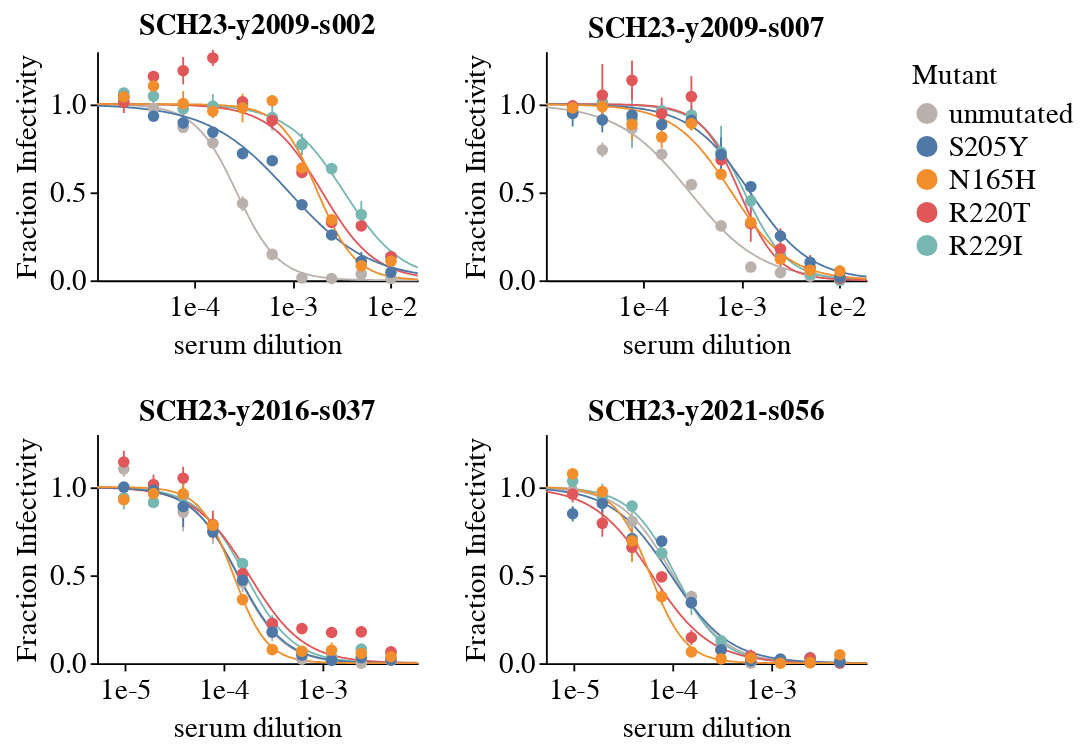

Notebook code cell kept with this figure:
### Code cell
# just destabilizing mutants and unmutated
colors = {
    'unmutated' : '#BAB0AC',
    'S205Y' : '#4E79A7',
    'N165H' : '#F28E2B',
    'R220T' : '#E15759',
    'R229I' : '#76B7B2',
}

plot_neutcurve(
    fits1_df.query('virus in ["unmutated", "R229I", "N165H", "R220T", "S205Y"]'),
    colors
)

### Figure 1 — Vega-Lite specification as saved in the notebook (floating-point values rounded to 4 significant figures; data arrays with more than 128 entries replaced by an {"elided": "..."} marker saying what was removed)
{"config": {"background": "white", "title": {"fontSize": 20, "fontWeight": "normal", "font": "Helvetica", "anchor": "start", "color": "#000000", "orient": "top", "offset": 5, "subtitleColor": "gray", "subtitleFont": "Helvetica", "subtitleFontWeight": "normal", "subtitleFontSize": 18, "subtitlePadding": 2}, "axis": {"domain": true, "domainColor": "black", "domainWidth": 1, "grid": false, "gridColor": "#DEDDDD", "gridWidth": 0.5, "labelFont": "Helvetica", "labelFontSize": 16, "labelFlush": false, "labelFontWeight": "normal", "labelPadding": 2, "tickColor": "black", "tickSize": 4, "tickCount": 3, "tickWidth": 1, "titleFont": "Helvetica", "titleAlign": "center", "titleFontWeight": "normal", "titleFontSize": 16, "titlePadding": 5}, "legend": {"labelFont": "Helvetica", "labelFontSize": 16, "symbolSize": 100, "titleFont": "Helvetica", "titleFontSize": 16, "titleFontWeight": "normal", "padding": 5, "titleLimit": 200, "gradientLength": 100}, "range": {"category": ["#4e79a7", "#f28e2c", "#e15759", "#76b7b2", "#59a14f", "#edc949", "#af7aa1", "#ff9da7", "#9c755f", "#bab0ab"], "diverging": ["#c7e9b4", "#7fcdbb", "#41b6c4", "#1d91c0", "#225ea8", "#253494"]}, "view": {"stroke": "white", "strokeWidth": 0}, "text": {"font": "Helvetica", "fontSize": 16}}, "vconcat": [{"hconcat": [{"layer": [{"mark": {"type": "errorbar", "opacity": 1}, "encoding": {"color": {"field": "virus", "scale": {"domain": ["unmutated", "S205Y", "N165H", "R220T", "R229I"], "range": ["#BAB0AC", "#4E79A7", "#F28E2B", "#E15759", "#76B7B2"]}, "title": "Mutant", "type": "nominal"}, "x": {"axis": {"format": ".0e", "tickCount": 3}, "field": "concentration", "scale": {"domain": [1.047e-05, 0.01866], "type": "log"}, "title": "serum dilution", "type": "quantitative"}, "y": {"field": "lower", "title": "Fraction Infectivity", "type": "quantitative"}, "y2": {"field": "upper"}}}, {"mark": {"type": "line", "size": 1}, "encoding": {"color": {"field": "virus", "scale": {"domain": ["unmutated", "S205Y", "N165H", "R220T", "R229I"], "range": ["#BAB0AC", "#4E79A7", "#F28E2B", "#E15759", "#76B7B2"]}, "title": "Mutant", "type": "nominal"}, "x": {"axis": {"format": ".0e", "tickCount": 3}, "field": "concentration", "scale": {"domain": [1.047e-05, 0.01866], "type": "log"}, "title": "serum dilution", "type": "quantitative"}, "y": {"axis": {"values": [0, 0.5, 1]}, "field": "fit", "scale": {"domain": [0, 1.3]}, "title": "Fraction Infectivity", "type": "quantitative"}}}, {"mark": {"type": "circle", "opacity": 1, "size": 40}, "encoding": {"color": {"field": "virus", "scale": {"domain": ["unmutated", "S205Y", "N165H", "R220T", "R229I"], "range": ["#BAB0AC", "#4E79A7", "#F28E2B", "#E15759", "#76B7B2"]}, "title": "Mutant", "type": "nominal"}, "x": {"axis": {"format": ".0e", "tickCount": 3}, "field": "concentration", "scale": {"domain": [1.047e-05, 0.01866], "type": "log"}, "title": "serum dilution", "type": "quantitative"}, "y": {"field": "measurement", "title": "Fraction Infectivity", "type": "quantitative"}}}], "data": {"name": "data-4e81451e27bd14c3698baecfc7e39301"}, "height": 125, "title": {"text": "SCH23-y2009-s002", "anchor": "middle", "fontSize": 16, "fontWeight": "bold"}, "width": 175}, {"layer": [{"mark": {"type": "errorbar", "opacity": 1}, "encoding": {"color": {"field": "virus", "scale": {"domain": ["unmutated", "S205Y", "N165H", "R220T", "R229I"], "range": ["#BAB0AC", "#4E79A7", "#F28E2B", "#E15759", "#76B7B2"]}, "title": "Mutant", "type": "nominal"}, "x": {"axis": {"format": ".0e", "tickCount": 3}, "field": "concentration", "scale": {"domain": [1.047e-05, 0.01866], "type": "log"}, "title": "serum dilution", "type": "quantitative"}, "y": {"field": "lower", "title": "Fraction Infectivity", "type": "quantitative"}, "y2": {"field": "upper"}}}, {"mark": {"type": "line", "size": 1}, "encoding": {"color": {"field": "virus", "scale": {"domain": ["unmutated", "S205Y", "N165H", "R220T", "R229I"], "range": ["#BAB0AC", "#4E79A7", "#F28E2B", "#E15759", "#76B7B2"]}, "title": "Mutant", "type": "nominal"}, "x": {"axis": {"format": ".0e", "tickCount": 3}, "field": "concentration", "scale": {"domain": [1.047e-05, 0.01866], "type": "log"}, "title": "serum dilution", "type": "quantitative"}, "y": {"axis": {"values": [0, 0.5, 1]}, "field": "fit", "scale": {"domain": [0, 1.3]}, "title": "Fraction Infectivity", "type": "quantitative"}}}, {"mark": {"type": "circle", "opacity": 1, "size": 40}, "encoding": {"color": {"field": "virus", "scale": {"domain": ["unmutated", "S205Y", "N165H", "R220T", "R229I"], "range": ["#BAB0AC", "#4E79A7", "#F28E2B", "#E15759", "#76B7B2"]}, "title": "Mutant", "type": "nominal"}, "x": {"axis": {"format": ".0e", "tickCount": 3}, "field": "concentration", "scale": {"domain": [1.047e-05, 0.01866], "type": "log"}, "title": "serum dilution", "type": "quantitative"}, "y": {"field": "measurement", "title": "Fraction Infectivity", "type": "quantitative"}}}], "data": {"name": "data-45fea0d1afe9f32b5d7b053d94ff5fa3"}, "height": 125, "title": {"text": "SCH23-y2009-s007", "anchor": "middle", "fontSize": 16, "fontWeight": "bold"}, "width": 175}]}, {"hconcat": [{"layer": [{"mark": {"type": "errorbar", "opacity": 1}, "encoding": {"color": {"field": "virus", "scale": {"domain": ["unmutated", "S205Y", "N165H", "R220T", "R229I"], "range": ["#BAB0AC", "#4E79A7", "#F28E2B", "#E15759", "#76B7B2"]}, "title": "Mutant", "type": "nominal"}, "x": {"axis": {"format": ".0e", "tickCount": 3}, "field": "concentration", "scale": {"domain": [5.233e-06, 0.00933], "type": "log"}, "title": "serum dilution", "type": "quantitative"}, "y": {"field": "lower", "title": "Fraction Infectivity", "type": "quantitative"}, "y2": {"field": "upper"}}}, {"mark": {"type": "line", "size": 1}, "encoding": {"color": {"field": "virus", "scale": {"domain": ["unmutated", "S205Y", "N165H", "R220T", "R229I"], "range": ["#BAB0AC", "#4E79A7", "#F28E2B", "#E15759", "#76B7B2"]}, "title": "Mutant", "type": "nominal"}, "x": {"axis": {"format": ".0e", "tickCount": 3}, "field": "concentration", "scale": {"domain": [5.233e-06, 0.00933], "type": "log"}, "title": "serum dilution", "type": "quantitative"}, "y": {"axis": {"values": [0, 0.5, 1]}, "field": "fit", "scale": {"domain": [0, 1.3]}, "title": "Fraction Infectivity", "type": "quantitative"}}}, {"mark": {"type": "circle", "opacity": 1, "size": 40}, "encoding": {"color": {"field": "virus", "scale": {"domain": ["unmutated", "S205Y", "N165H", "R220T", "R229I"], "range": ["#BAB0AC", "#4E79A7", "#F28E2B", "#E15759", "#76B7B2"]}, "title": "Mutant", "type": "nominal"}, "x": {"axis": {"format": ".0e", "tickCount": 3}, "field": "concentration", "scale": {"domain": [5.233e-06, 0.00933], "type": "log"}, "title": "serum dilution", "type": "quantitative"}, "y": {"field": "measurement", "title": "Fraction Infectivity", "type": "quantitative"}}}], "data": {"name": "data-d6ff1dd04fe2fc1e66bf522ed3a6c042"}, "height": 125, "title": {"text": "SCH23-y2016-s037", "anchor": "middle", "fontSize": 16, "fontWeight": "bold"}, "width": 175}, {"layer": [{"mark": {"type": "errorbar", "opacity": 1}, "encoding": {"color": {"field": "virus", "scale": {"domain": ["unmutated", "S205Y", "N165H", "R220T", "R229I"], "range": ["#BAB0AC", "#4E79A7", "#F28E2B", "#E15759", "#76B7B2"]}, "title": "Mutant", "type": "nominal"}, "x": {"axis": {"format": ".0e", "tickCount": 3}, "field": "concentration", "scale": {"domain": [5.233e-06, 0.00933], "type": "log"}, "title": "serum dilution", "type": "quantitative"}, "y": {"field": "lower", "title": "Fraction Infectivity", "type": "quantitative"}, "y2": {"field": "upper"}}}, {"mark": {"type": "line", "size": 1}, "encoding": {"color": {"field": "virus", "scale": {"domain": ["unmutated", "S205Y", "N165H", "R220T", "R229I"], "range": ["#BAB0AC", "#4E79A7", "#F28E2B", "#E15759", "#76B7B2"]}, "title": "Mutant", "type": "nominal"}, "x": {"axis": {"format": ".0e", "tickCount": 3}, "field": "concentration", "scale": {"domain": [5.233e-06, 0.00933], "type": "log"}, "title": "serum dilution", "type": "quantitative"}, "y": {"axis": {"values": [0, 0.5, 1]}, "field": "fit", "scale": {"domain": [0, 1.3]}, "title": "Fraction Infectivity", "type": "quantitative"}}}, {"mark": {"type": "circle", "opacity": 1, "size": 40}, "encoding": {"color": {"field": "virus", "scale": {"domain": ["unmutated", "S205Y", "N165H", "R220T", "R229I"], "range": ["#BAB0AC", "#4E79A7", "#F28E2B", "#E15759", "#76B7B2"]}, "title": "Mutant", "type": "nominal"}, "x": {"axis": {"format": ".0e", "tickCount": 3}, "field": "concentration", "scale": {"domain": [5.233e-06, 0.00933], "type": "log"}, "title": "serum dilution", "type": "quantitative"}, "y": {"field": "measurement", "title": "Fraction Infectivity", "type": "quantitative"}}}], "data": {"name": "data-dc42744d3b9384d0c8792e04cbb2260f"}, "height": 125, "title": {"text": "SCH23-y2021-s056", "anchor": "middle", "fontSize": 16, "fontWeight": "bold"}, "width": 175}]}], "$schema": "https://vega.github.io/schema/vega-lite/v5.16.3.json", "datasets": {"data-4e81451e27bd14c3698baecfc7e39301": {"elided": "1050 records"}, "data-45fea0d1afe9f32b5d7b053d94ff5fa3": {"elided": "1050 records"}, "data-d6ff1dd04fe2fc1e66bf522ed3a6c042": {"elided": "1050 records"}, "data-dc42744d3b9384d0c8792e04cbb2260f": {"elided": "1050 records"}}}
